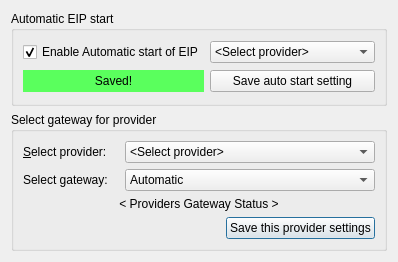
<?xml version="1.0" encoding="UTF-8"?>
<ui version="4.0">
 <class>EIPPreferences</class>
 <widget class="QDialog" name="EIPPreferences">
  <property name="geometry">
   <rect>
    <x>0</x>
    <y>0</y>
    <width>398</width>
    <height>262</height>
   </rect>
  </property>
  <property name="windowTitle">
   <string>EIP Preferences</string>
  </property>
  <property name="windowIcon">
   <iconset resource="../../../../../data/resources/mainwindow.qrc">
    <normaloff>:/images/mask-icon.png</normaloff>:/images/mask-icon.png</iconset>
  </property>
  <layout class="QGridLayout" name="gridLayout_2">
   <item row="1" column="0">
    <widget class="QGroupBox" name="gbGatewaySelector">
     <property name="enabled">
      <bool>true</bool>
     </property>
     <property name="title">
      <string>Select gateway for provider</string>
     </property>
     <property name="checkable">
      <bool>false</bool>
     </property>
     <layout class="QGridLayout" name="gridLayout">
      <item row="0" column="0">
       <widget class="QLabel" name="lblSelectProvider">
        <property name="text">
         <string>&amp;Select provider:</string>
        </property>
        <property name="buddy">
         <cstring>cbProvidersGateway</cstring>
        </property>
       </widget>
      </item>
      <item row="0" column="1" colspan="2">
       <widget class="QComboBox" name="cbProvidersGateway">
        <item>
         <property name="text">
          <string>&lt;Select provider&gt;</string>
         </property>
        </item>
       </widget>
      </item>
      <item row="7" column="2">
       <widget class="QPushButton" name="pbSaveGateway">
        <property name="text">
         <string>Save this provider settings</string>
        </property>
       </widget>
      </item>
      <item row="4" column="0" colspan="3">
       <widget class="QLabel" name="lblProvidersGatewayStatus">
        <property name="text">
         <string>&lt; Providers Gateway Status &gt;</string>
        </property>
        <property name="alignment">
         <set>Qt::AlignCenter</set>
        </property>
       </widget>
      </item>
      <item row="1" column="0">
       <widget class="QLabel" name="label">
        <property name="text">
         <string>Select gateway:</string>
        </property>
       </widget>
      </item>
      <item row="1" column="1" colspan="2">
       <widget class="QComboBox" name="cbGateways">
        <item>
         <property name="text">
          <string>Automatic</string>
         </property>
        </item>
       </widget>
      </item>
     </layout>
    </widget>
   </item>
   <item row="0" column="0">
    <widget class="QGroupBox" name="gbAutomaticEIP">
     <property name="title">
      <string>Automatic EIP start</string>
     </property>
     <layout class="QGridLayout" name="gridLayout_3">
      <item row="3" column="0">
       <widget class="ClickableLabel" name="clblAutoStartEIPStatus">
        <property name="layoutDirection">
         <enum>Qt::LeftToRight</enum>
        </property>
        <property name="styleSheet">
         <string notr="true">background-color: rgb(90, 255, 93)</string>
        </property>
        <property name="frameShape">
         <enum>QFrame::NoFrame</enum>
        </property>
        <property name="frameShadow">
         <enum>QFrame::Plain</enum>
        </property>
        <property name="text">
         <string>Saved!</string>
        </property>
        <property name="alignment">
         <set>Qt::AlignCenter</set>
        </property>
       </widget>
      </item>
      <item row="3" column="1">
       <widget class="QPushButton" name="pbSaveAutoStartEIP">
        <property name="text">
         <string>Save auto start setting</string>
        </property>
       </widget>
      </item>
      <item row="0" column="0">
       <widget class="QCheckBox" name="cbAutoStartEIP">
        <property name="layoutDirection">
         <enum>Qt::LeftToRight</enum>
        </property>
        <property name="text">
         <string>Enable Automatic start of EIP</string>
        </property>
        <property name="checked">
         <bool>true</bool>
        </property>
       </widget>
      </item>
      <item row="0" column="1">
       <widget class="QComboBox" name="cbProvidersEIP">
        <item>
         <property name="text">
          <string>&lt;Select provider&gt;</string>
         </property>
        </item>
       </widget>
      </item>
     </layout>
     <zorder>cbAutoStartEIP</zorder>
     <zorder></zorder>
     <zorder>pbSaveAutoStartEIP</zorder>
     <zorder>cbProvidersEIP</zorder>
    </widget>
   </item>
  </layout>
 </widget>
 <customwidgets>
  <customwidget>
   <class>ClickableLabel</class>
   <extends>QLabel</extends>
   <header>clickablelabel.h</header>
  </customwidget>
 </customwidgets>
 <tabstops>
  <tabstop>cbAutoStartEIP</tabstop>
  <tabstop>cbProvidersEIP</tabstop>
  <tabstop>pbSaveAutoStartEIP</tabstop>
  <tabstop>cbProvidersGateway</tabstop>
  <tabstop>cbGateways</tabstop>
  <tabstop>pbSaveGateway</tabstop>
 </tabstops>
 <resources>
  <include location="../../../../../data/resources/mainwindow.qrc"/>
 </resources>
 <connections>
  <connection>
   <sender>cbAutoStartEIP</sender>
   <signal>toggled(bool)</signal>
   <receiver>cbProvidersEIP</receiver>
   <slot>setEnabled(bool)</slot>
   <hints>
    <hint type="sourcelabel">
     <x>180</x>
     <y>53</y>
    </hint>
    <hint type="destinationlabel">
     <x>238</x>
     <y>53</y>
    </hint>
   </hints>
  </connection>
 </connections>
</ui>
